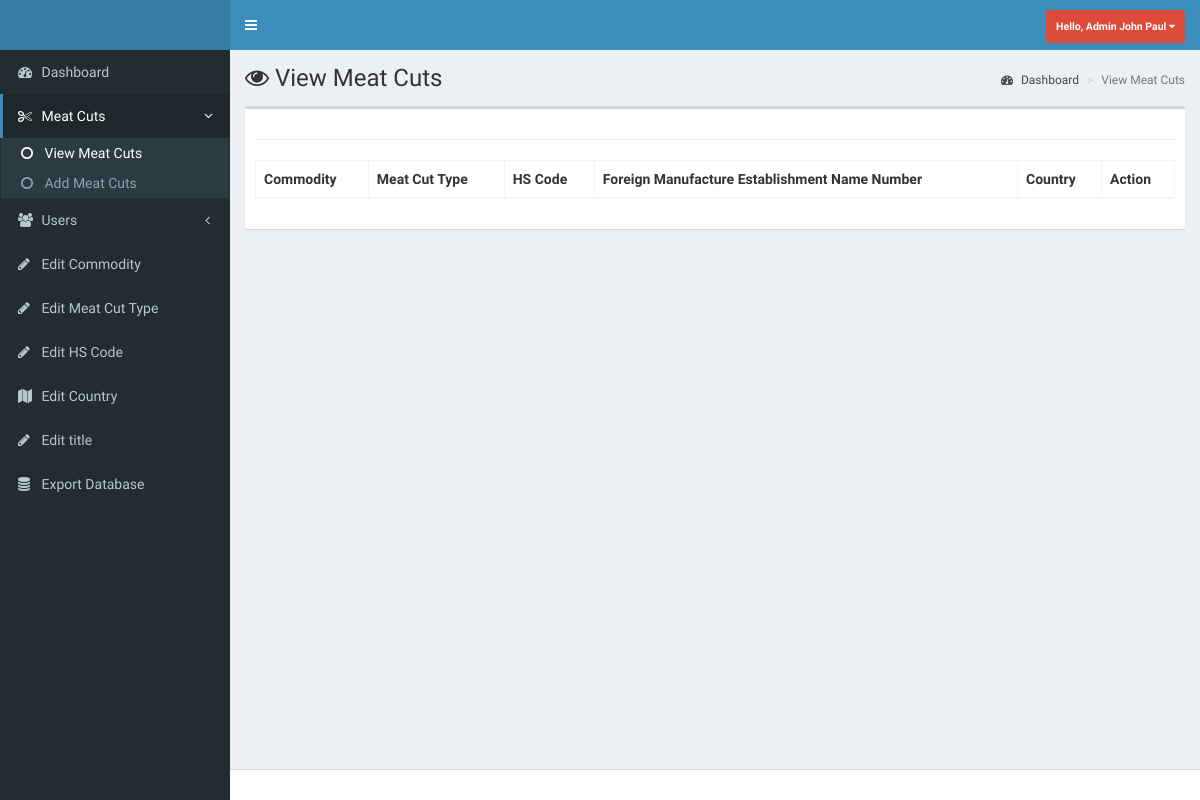
Page /pages/admin/view-meatcut.php (signed in) on the earlier database version.
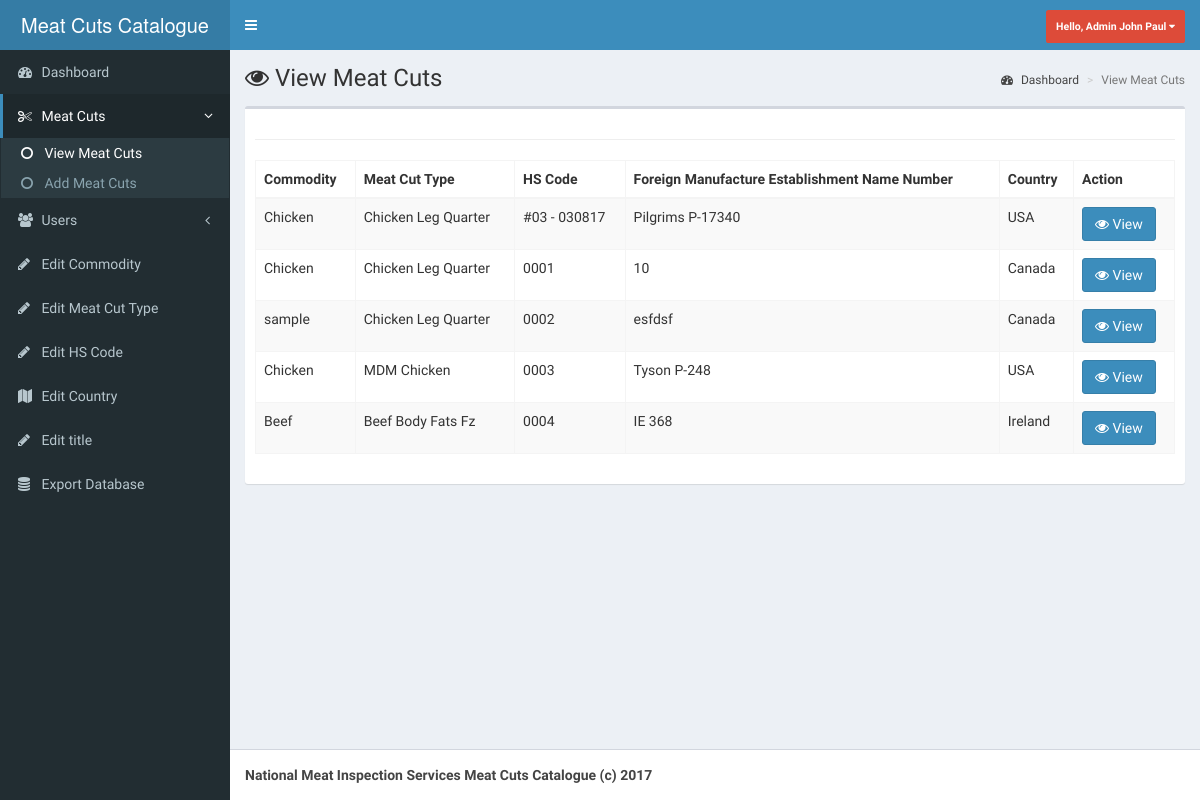
Same page on the later database version.
### tables this page shows
CREATE TABLE `accounts_tbl` (
  `id` int(11) NOT NULL,
  `lastname` varchar(255) NOT NULL,
  `firstname` varchar(255) NOT NULL,
  `middlename` varchar(255) NOT NULL,
  `username` varchar(255) NOT NULL,
  `password` varchar(255) NOT NULL,
  `role` varchar(1) NOT NULL
);

CREATE TABLE `title_footer` (
  `id` int(11) NOT NULL,
  `title` varchar(255) NOT NULL,
  `name` varchar(255) NOT NULL,
  `mini_name` varchar(255) NOT NULL,
  `footer` varchar(255) NOT NULL
);

CREATE TABLE `meat_cuts` (
  `id` int(11) NOT NULL,
  `kind` varchar(255) NOT NULL,
  `cut_type` varchar(255) NOT NULL,
  `hscode` varchar(255) NOT NULL,
  `name_number` varchar(255) NOT NULL,
  `remarks` varchar(255) NOT NULL,
  `country` varchar(255) NOT NULL,
  `image` varchar(255) NOT NULL,
  `show` varchar(255) NOT NULL
);

### includes/functions.php (the view, shortened to what this page needs)
<?php
include 'config.php';
							 ?>
			<?php
function view_meatcuts(){
	global $db;
	$query = $db->query("SELECT * FROM meat_cuts GROUP BY hscode");
	while ($row = $query->fetch_object()){
		$id = $row->id;
		$kind = $row->kind;
		$cut = $row->cut_type;
		$code = $row->hscode;
		$name = $row->name_number;
		$coun = $row->country;
		echo'
				<td>'.$kind.'</td>
				<td>'.$cut.'</td>
				<td>'.$code.'</td>
				<td>'.$name.'</td>
				<td>'.$coun.'</td>
				<td>
				<form method="POST">
				<input type="hidden" name="id" value="'.$id.'">
				<input type="hidden" name="code" value="'.$code.'">
				<button type="submit" name="btn-view" class="btn btn-primary"><i class="fa fa-eye"></i> View</button>
				</form>
				</td>
				</tr>
				';
	}
}
		?>

### includes/admin-session.php (shortened to what this page needs)
<?php
include 'config.php';
$res 	= $db->query("SELECT * FROM accounts_tbl WHERE id=".$_SESSION['admin']);
$row 	= $res->fetch_object();
$first 	= $row->firstname;
$role 	= $row->role;
if($role == 0){
	$firstname = '<label style="padding:10px;font-weight:bolder" class="label label-danger">Hello, Admin '.$first.' <i class="fa fa-caret-down"></i> </label>';
}
elseif($role == 1){
	$firstname = '<label style="padding:10px;font-weight:bolder" class="label label-danger">Hello, '.$first.' <i class="fa fa-caret-down"></i> </label>';
}
$opt 	  = $db->query("SELECT * FROM title_footer");
$row 	  = $opt->fetch_object();
$sitename = $row->name;
$footer   = $row->footer;

### pages/admin/view-meatcut.php (shortened to what this page needs)
<?php include '../../includes/functions.php';
      include '../../includes/admin-session.php';
      ?>
<!DOCTYPE html>
<html>
<head>
  <link rel="stylesheet" href="../../bootstrap/css/bootstrap.min.css">
  <link rel="stylesheet" href="https://cdnjs.cloudflare.com/ajax/libs/font-awesome/4.5.0/css/font-awesome.min.css">
  <link rel="stylesheet" href="https://cdnjs.cloudflare.com/ajax/libs/ionicons/2.0.1/css/ionicons.min.css">
  <link rel="stylesheet" href="../../dist/css/AdminLTE.min.css">
      <link href="../../plugins/animate.css/animate.min.css" rel="stylesheet">
  <link rel="stylesheet" href="../../dist/css/skins/_all-skins.min.css">
    <link rel="stylesheet" href="../../plugins/parsleyjs/src/parsley.css">
            <link rel="stylesheet" href="../../build/sweetalert.css">
        <link href="../../plugins/datatables.net-bs/css/dataTables.bootstrap.min.css" rel="stylesheet">
    <link href="../../plugins/datatables.net-buttons-bs/css/buttons.bootstrap.min.css" rel="stylesheet">
    <link href="../../plugins/datatables.net-fixedheader-bs/css/fixedHeader.bootstrap.min.css" rel="stylesheet">
    <link href="../../plugins/datatables.net-responsive-bs/css/responsive.bootstrap.min.css" rel="stylesheet">
    <link href="../../plugins/datatables.net-scroller-bs/css/scroller.bootstrap.min.css" rel="stylesheet">
</head>
<body class="hold-transition skin-blue sidebar-mini">
<div class="wrapper">
  <header class="main-header">
    <a href="dashboard.php" class="logo">
      <span class="logo-lg"><?php echo $sitename?></span>
    </a>
    <nav class="navbar navbar-static-top">
      <a href="#" class="sidebar-toggle" data-toggle="offcanvas" role="button">
      </a>
      <div class="navbar-custom-menu">
        <ul class="nav navbar-nav">
          <li class="dropdown user user-menu">
            <a href="#" class="dropdown-toggle" data-toggle="dropdown">
              <span class="hidden-xs"><?php echo $firstname?></span>
            </a>
      </div>
    </nav>
  </header>
  <aside class="main-sidebar">
    <section class="sidebar">
      <ul class="sidebar-menu">
        <li>
          <a href="dashboard.php">
            <i class="fa fa-dashboard"></i> <span>Dashboard</span>
          </a>
        </li>
        <li class="active treeview">
          <a href="#">
            <i class="fa fa-cut"></i> <span>Meat Cuts</span>
            <span class="pull-right-container">
              <i class="fa fa-angle-left pull-right"></i>
            </span>
          </a>
          <ul class="treeview-menu">
            <li class="active"><a href="view-meatcut.php"><i class="fa fa-circle-o"></i> View Meat Cuts</a></li>
            <li><a href="add-meatcut.php"><i class="fa fa-circle-o"></i> Add Meat Cuts</a></li>
          </ul>
        </li>
        <li>
          <a href="#">
            <i class="fa fa-users"></i> <span>Users</span>
            <span class="pull-right-container">
              <i class="fa fa-angle-left pull-right"></i>
            </span>
          </a>
        </li>
        <li>
          <a href="edit-commodity.php">
            <i class="fa fa-pencil"></i> <span>Edit Commodity</span>
          </a>
        </li>
          <li>
          <a href="edit-meatcut.php">
            <i class="fa fa-pencil"></i> <span>Edit Meat Cut Type</span>
          </a>
        </li>
          <li>
          <a href="edit-hscode.php">
            <i class="fa fa-pencil"></i> <span>Edit HS Code</span>
          </a>
        </li>
        <li>
          <a href="edit-country.php">
            <i class="fa fa-map"></i> <span>Edit Country</span>
          </a>
        </li>
        <li>
          <a href="edit-title.php">
            <i class="fa fa-pencil"></i> <span>Edit title</span>
          </a>
        </li>
        <li>
          <a href="export.php">
            <i class="fa fa-database"></i> <span>Export Database</span>
          </a>
        </li>
      </ul>
    </section>
  </aside>
  <div class="content-wrapper">
    <section class="content-header">
      <h1>
        <i class="fa fa-eye"></i> View Meat Cuts
      </h1>
      <ol class="breadcrumb">
        <li><a href="#"><i class="fa fa-dashboard"></i> Dashboard</a></li>
        <li class="active">View Meat Cuts</li>
      </ol>
    </section>
    <section class="content">
      <div class="box">
        <div class="box-body">
        <form method="POST" data-parsley-validate>
<hr>
      <table id="datatable-responsive" class="table table-striped table-bordered dt-responsive nowrap" cellspacing="0" width="100%">
        <thead>
          <tr>
            <th>Commodity</th>
            <th>Meat Cut Type</th>
            <th>HS Code</th>
            <th>Foreign Manufacture Establishment Name Number</th>
            <th>Country</th>
            <th>Action</th>
        </thead>
        <tbody>
          <tr>
          <?php view_meatcuts()?>
          </tr>
        </tbody>
      </table>
    </form>
        </div>
      </div>
    </section>
  </div>
  <footer class="main-footer">
    <strong><?php echo $footer?></strong>
  </footer>
</div>
</body>
</html>

Differences in the rows shown:
added title_footer: name "Meat Cuts Catalogue", footer "National Meat Inspection Services Meat Cuts Catalogue (c) 2017"
added meat_cuts: kind "Chicken", cut_type "Chicken Leg Quarter", hscode "#03 - 030817", name_number "Pilgrims P-17340", country "USA"
added meat_cuts: kind "Chicken", cut_type "Chicken Leg Quarter", hscode "0001", name_number "10", country "Canada"
added meat_cuts: kind "sample", cut_type "Chicken Leg Quarter", hscode "0002", name_number "esfdsf", country "Canada"
added meat_cuts: kind "Chicken", cut_type "MDM Chicken", hscode "0003", name_number "Tyson P-248", country "USA"
added meat_cuts: kind "Beef", cut_type "Beef Body Fats Fz", hscode "0004", name_number "IE 368", country "Ireland"
